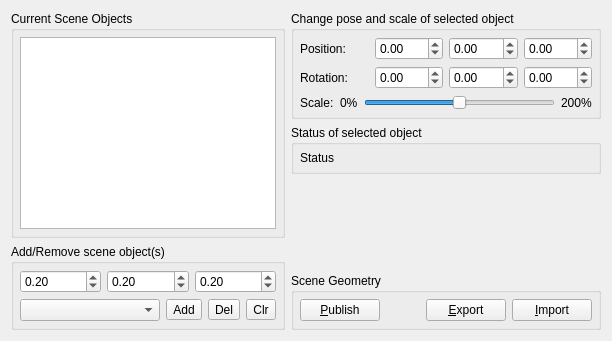
     <widget class="QWidget" name="scene_collision_objects">
      <attribute name="title">
       <string>Scene Objects</string>
      </attribute>
      <layout class="QHBoxLayout" name="gridLayout_4">
       <item>
        <layout class="QVBoxLayout" name="verticalLayout_19">
         <item>
          <widget class="QGroupBox" name="groupBox_8">
           <property name="title">
            <string>Current Scene Objects</string>
           </property>
           <layout class="QVBoxLayout" name="verticalLayout_17">
            <property name="leftMargin">
             <number>6</number>
            </property>
            <property name="topMargin">
             <number>6</number>
            </property>
            <property name="rightMargin">
             <number>6</number>
            </property>
            <property name="bottomMargin">
             <number>6</number>
            </property>
            <item>
             <widget class="QListWidget" name="collision_objects_list">
              <property name="sizePolicy">
               <sizepolicy hsizetype="Expanding" vsizetype="Expanding">
                <horstretch>0</horstretch>
                <verstretch>0</verstretch>
               </sizepolicy>
              </property>
              <property name="toolTip">
               <string>Press Ctrl+C to duplicate an object</string>
              </property>
              <property name="editTriggers">
               <set>QAbstractItemView::DoubleClicked|QAbstractItemView::EditKeyPressed</set>
              </property>
             </widget>
            </item>
           </layout>
          </widget>
         </item>
         <item>
          <widget class="QGroupBox" name="groupBox_4">
           <property name="sizePolicy">
            <sizepolicy hsizetype="Preferred" vsizetype="Preferred">
             <horstretch>0</horstretch>
             <verstretch>0</verstretch>
            </sizepolicy>
           </property>
           <property name="title">
            <string>Add/Remove scene object(s)</string>
           </property>
           <layout class="QVBoxLayout" name="verticalLayout_16">
            <property name="leftMargin">
             <number>6</number>
            </property>
            <property name="topMargin">
             <number>6</number>
            </property>
            <property name="rightMargin">
             <number>6</number>
            </property>
            <property name="bottomMargin">
             <number>6</number>
            </property>
            <item>
             <layout class="QHBoxLayout" name="horizontalLayout_16">
              <item>
               <widget class="QDoubleSpinBox" name="shape_size_x_spin_box">
                <property name="toolTip">
                 <string>x dimension</string>
                </property>
                <property name="singleStep">
                 <double>0.050000000000000</double>
                </property>
                <property name="value">
                 <double>0.200000000000000</double>
                </property>
               </widget>
              </item>
              <item>
               <widget class="QDoubleSpinBox" name="shape_size_z_spin_box">
                <property name="toolTip">
                 <string>y dimension</string>
                </property>
                <property name="singleStep">
                 <double>0.050000000000000</double>
                </property>
                <property name="value">
                 <double>0.200000000000000</double>
                </property>
               </widget>
              </item>
              <item>
               <widget class="QDoubleSpinBox" name="shape_size_y_spin_box">
                <property name="toolTip">
                 <string>z dimension</string>
                </property>
                <property name="singleStep">
                 <double>0.050000000000000</double>
                </property>
                <property name="value">
                 <double>0.200000000000000</double>
                </property>
               </widget>
              </item>
             </layout>
            </item>
            <item>
             <layout class="QHBoxLayout" name="horizontalLayout_13">
              <item>
               <widget class="QComboBox" name="shapes_combo_box"/>
              </item>
              <item>
               <widget class="QToolButton" name="add_object_button">
                <property name="sizePolicy">
                 <sizepolicy hsizetype="Fixed" vsizetype="Fixed">
                  <horstretch>0</horstretch>
                  <verstretch>0</verstretch>
                 </sizepolicy>
                </property>
                <property name="toolTip">
                 <string>Add object at scene's origin</string>
                </property>
                <property name="text">
                 <string>Add</string>
                </property>
                <property name="icon">
                 <iconset>
                  <normaloff>:/icons/list-add.png</normaloff>:/icons/list-add.png</iconset>
                </property>
               </widget>
              </item>
              <item>
               <widget class="QToolButton" name="remove_object_button">
                <property name="sizePolicy">
                 <sizepolicy hsizetype="Fixed" vsizetype="Fixed">
                  <horstretch>0</horstretch>
                  <verstretch>0</verstretch>
                 </sizepolicy>
                </property>
                <property name="toolTip">
                 <string>Remove selected object</string>
                </property>
                <property name="text">
                 <string>Del</string>
                </property>
                <property name="icon">
                 <iconset>
                  <normaloff>:/icons/list-remove.png</normaloff>:/icons/list-remove.png</iconset>
                </property>
               </widget>
              </item>
              <item>
               <widget class="QToolButton" name="clear_scene_button">
                <property name="sizePolicy">
                 <sizepolicy hsizetype="Fixed" vsizetype="Fixed">
                  <horstretch>0</horstretch>
                  <verstretch>0</verstretch>
                 </sizepolicy>
                </property>
                <property name="toolTip">
                 <string>Clear planning scene</string>
                </property>
                <property name="text">
                 <string>Clr</string>
                </property>
                <property name="icon">
                 <iconset>
                  <normaloff>:/icons/edit-clear.png</normaloff>:/icons/edit-clear.png</iconset>
                </property>
               </widget>
              </item>
             </layout>
            </item>
           </layout>
          </widget>
         </item>
        </layout>
       </item>
       <item>
        <layout class="QVBoxLayout" name="verticalLayout_20">
         <item>
          <widget class="QGroupBox" name="pose_scale_group_box">
           <property name="title">
            <string>Change pose and scale of selected object</string>
           </property>
           <layout class="QGridLayout" name="gridLayout">
            <property name="leftMargin">
             <number>6</number>
            </property>
            <property name="topMargin">
             <number>6</number>
            </property>
            <property name="rightMargin">
             <number>6</number>
            </property>
            <property name="bottomMargin">
             <number>6</number>
            </property>
            <property name="verticalSpacing">
             <number>6</number>
            </property>
            <item row="1" column="0">
             <widget class="QLabel" name="label_4">
              <property name="text">
               <string>Position: </string>
              </property>
             </widget>
            </item>
            <item row="2" column="0">
             <widget class="QLabel" name="label_13">
              <property name="text">
               <string>Rotation:</string>
              </property>
             </widget>
            </item>
            <item row="1" column="1">
             <widget class="QDoubleSpinBox" name="object_x">
              <property name="minimum">
               <double>-999.990000000000009</double>
              </property>
              <property name="maximum">
               <double>999.990000000000009</double>
              </property>
              <property name="singleStep">
               <double>0.100000000000000</double>
              </property>
             </widget>
            </item>
            <item row="2" column="3">
             <widget class="QDoubleSpinBox" name="object_rz">
              <property name="minimum">
               <double>-3.140000000000000</double>
              </property>
              <property name="maximum">
               <double>3.140000000000000</double>
              </property>
              <property name="singleStep">
               <double>0.100000000000000</double>
              </property>
             </widget>
            </item>
            <item row="2" column="1">
             <widget class="QDoubleSpinBox" name="object_rx">
              <property name="minimum">
               <double>-3.140000000000000</double>
              </property>
              <property name="maximum">
               <double>3.140000000000000</double>
              </property>
              <property name="singleStep">
               <double>0.100000000000000</double>
              </property>
             </widget>
            </item>
            <item row="2" column="2">
             <widget class="QDoubleSpinBox" name="object_ry">
              <property name="minimum">
               <double>-3.140000000000000</double>
              </property>
              <property name="maximum">
               <double>3.140000000000000</double>
              </property>
              <property name="singleStep">
               <double>0.100000000000000</double>
              </property>
             </widget>
            </item>
            <item row="1" column="2">
             <widget class="QDoubleSpinBox" name="object_y">
              <property name="minimum">
               <double>-999.990000000000009</double>
              </property>
              <property name="maximum">
               <double>999.990000000000009</double>
              </property>
              <property name="singleStep">
               <double>0.100000000000000</double>
              </property>
             </widget>
            </item>
            <item row="3" column="0" colspan="4">
             <layout class="QHBoxLayout" name="horizontalLayout_5">
              <item>
               <widget class="QLabel" name="label">
                <property name="text">
                 <string>Scale:</string>
                </property>
               </widget>
              </item>
              <item>
               <widget class="QLabel" name="label_17">
                <property name="text">
                 <string>0%</string>
                </property>
               </widget>
              </item>
              <item>
               <widget class="QSlider" name="scene_scale">
                <property name="minimumSize">
                 <size>
                  <width>160</width>
                  <height>0</height>
                 </size>
                </property>
                <property name="maximum">
                 <number>200</number>
                </property>
                <property name="value">
                 <number>100</number>
                </property>
                <property name="sliderPosition">
                 <number>100</number>
                </property>
                <property name="orientation">
                 <enum>Qt::Horizontal</enum>
                </property>
                <property name="invertedAppearance">
                 <bool>false</bool>
                </property>
                <property name="tickPosition">
                 <enum>QSlider::NoTicks</enum>
                </property>
                <property name="tickInterval">
                 <number>0</number>
                </property>
               </widget>
              </item>
              <item>
               <widget class="QLabel" name="label_18">
                <property name="text">
                 <string>200%</string>
                </property>
               </widget>
              </item>
             </layout>
            </item>
            <item row="1" column="3">
             <widget class="QDoubleSpinBox" name="object_z">
              <property name="minimum">
               <double>-999.990000000000009</double>
              </property>
              <property name="maximum">
               <double>999.990000000000009</double>
              </property>
              <property name="singleStep">
               <double>0.100000000000000</double>
              </property>
             </widget>
            </item>
           </layout>
          </widget>
         </item>
         <item>
          <widget class="QGroupBox" name="groupBox_5">
           <property name="title">
            <string>Status of selected object</string>
           </property>
           <layout class="QVBoxLayout" name="verticalLayout_12">
            <property name="leftMargin">
             <number>6</number>
            </property>
            <property name="topMargin">
             <number>6</number>
            </property>
            <property name="rightMargin">
             <number>6</number>
            </property>
            <property name="bottomMargin">
             <number>6</number>
            </property>
            <item>
             <widget class="QLabel" name="object_status">
              <property name="enabled">
               <bool>true</bool>
              </property>
              <property name="frameShape">
               <enum>QFrame::NoFrame</enum>
              </property>
              <property name="frameShadow">
               <enum>QFrame::Raised</enum>
              </property>
              <property name="text">
               <string>Status</string>
              </property>
              <property name="textFormat">
               <enum>Qt::AutoText</enum>
              </property>
              <property name="WordWrap" stdset="0">
               <bool>true</bool>
              </property>
             </widget>
            </item>
           </layout>
          </widget>
         </item>
         <item>
          <spacer name="verticalSpacer_4">
           <property name="orientation">
            <enum>Qt::Vertical</enum>
           </property>
           <property name="sizeHint" stdset="0">
            <size>
             <width>20</width>
             <height>40</height>
            </size>
           </property>
          </spacer>
         </item>
         <item>
          <widget class="QGroupBox" name="groupBox3">
           <property name="title">
            <string>Scene Geometry</string>
           </property>
           <layout class="QHBoxLayout" name="horizontalLayout_14">
            <property name="leftMargin">
             <number>6</number>
            </property>
            <property name="topMargin">
             <number>6</number>
            </property>
            <property name="rightMargin">
             <number>6</number>
            </property>
            <property name="bottomMargin">
             <number>6</number>
            </property>
            <item>
             <widget class="QPushButton" name="publish_current_scene_button">
              <property name="sizePolicy">
               <sizepolicy hsizetype="Minimum" vsizetype="Fixed">
                <horstretch>0</horstretch>
                <verstretch>0</verstretch>
               </sizepolicy>
              </property>
              <property name="text">
               <string>&amp;Publish</string>
              </property>
             </widget>
            </item>
            <item>
             <spacer name="horizontalSpacer_2">
              <property name="orientation">
               <enum>Qt::Horizontal</enum>
              </property>
              <property name="sizeHint" stdset="0">
               <size>
                <width>40</width>
                <height>20</height>
               </size>
              </property>
             </spacer>
            </item>
            <item>
             <widget class="QPushButton" name="export_scene_geometry_text_button">
              <property name="toolTip">
               <string>Export scene geometry to a .scene file (only geometry information is preserved)</string>
              </property>
              <property name="text">
               <string>&amp;Export</string>
              </property>
             </widget>
            </item>
            <item>
             <widget class="QPushButton" name="import_scene_geometry_text_button">
              <property name="toolTip">
               <string>Import scene geometry from a .scene file (only geometry information is preserved)</string>
              </property>
              <property name="text">
               <string>&amp;Import</string>
              </property>
             </widget>
            </item>
           </layout>
          </widget>
         </item>
        </layout>
       </item>
      </layout>
     </widget>
